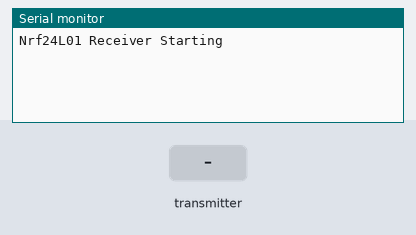
The sketch below on a simulated Arduino Uno, built with avr-gcc and run on an emulated ATmega328P. Parts: the last lines printed to the serial monitor. Inputs (shaded band) come from the test bench. No radio packets arrive unless stated.

Above: at 2.2 s.
2.3 s: the transmitter starts sending joystick.0 = 0
At 2.37 s:
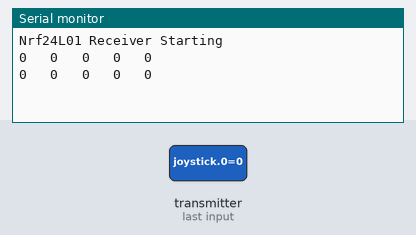
4.2 s: the transmitter starts sending joystick.1 = 0
7.2 s: the transmitter starts sending joystick.4 = 0
10.2 s: the transmitter starts sending joystick.2 = 0
13.2 s: the transmitter starts sending joystick.3 = 256
At 13.32 s:
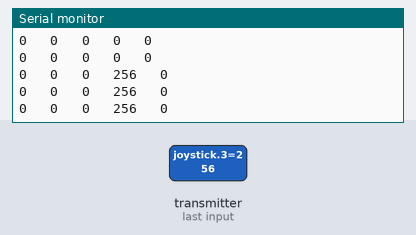
14.7 s: the transmitter starts sending joystick.0 = 256
At 14.77 s:
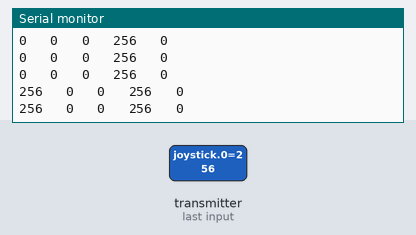

Measured:
- after the input at 2.3 s, the serial monitor: prints a new line at once (image 1)
- after the input at 13.2 s, the serial monitor: prints a new line at once (image 2)
- after the input at 14.7 s, the serial monitor: prints a new line at once (image 3)

The sketch:

RF24_RX_OK.ino
```cpp
#include <SPI.h>
#include <nRF24L01.h>
#include <RF24.h>
/*-----( Declare Constants and Pin Numbers )-----*/
#define CE_PIN   9
#define CSN_PIN 10

// NOTE: the "LL" at the end of the constant is "LongLong" type
const uint64_t pipe = 0xE8E8F0F0E1LL; // Define the transmit pipe


/*-----( Declare objects )-----*/
RF24 radio(CE_PIN, CSN_PIN); // Create a Radio
/*-----( Declare Variables )-----*/
int joystick[5];  // 2 element array holding Joystick readings

void setup()   /****** SETUP: RUNS ONCE ******/
{
  Serial.begin(9600);
  delay(1000);
  Serial.println("Nrf24L01 Receiver Starting");
  radio.begin();
  radio.setPayloadSize(10);
  radio.setPALevel(RF24_PA_MAX);
  radio.setDataRate(RF24_250KBPS);
  radio.openReadingPipe(1,pipe);
  radio.startListening();
}//--(end setup )---


void loop()   /****** LOOP: RUNS CONSTANTLY ******/
{
  if ( radio.available() )
  {
    // Read the data payload until we've received everything
    bool done = false;
    while (!done)
    {
      // Fetch the data payload
      done = radio.read( joystick, sizeof(joystick) );
      /*Serial.print("X = ");
      Serial.print(joystick[0]);
      Serial.print(" Y = ");
      Serial.println(joystick[1]);*/
      for(byte k=0;k<5;k++)
      {
        Serial.print(joystick[k]);
        Serial.print("   ");
      }
      Serial.println();
    }
  }

}//--(end main loop )---
```
